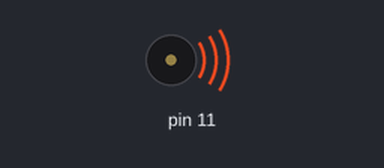
Bench run of a sketch on a simulated Arduino Uno, built with avr-gcc and run on an emulated ATmega328P. Shown: buzzer (waves = sounding).

Above: at 0.1 s.
At 27.2 s:
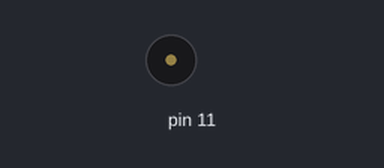
Timing chart, 0 to 28.7 s (numbered marks = the images above):
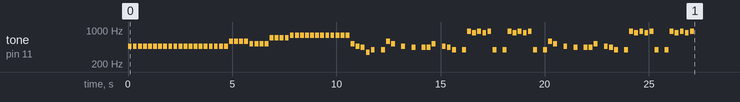

The sketch:

coffin_song.ino
```cpp
#include "pitches.h"

int melody[] = {
  NOTE_AS4, NOTE_AS4, NOTE_AS4, NOTE_AS4,
  NOTE_AS4, NOTE_AS4, NOTE_AS4, NOTE_AS4,
  NOTE_AS4, NOTE_AS4, NOTE_AS4, NOTE_AS4,
  NOTE_AS4, NOTE_AS4, NOTE_AS4, NOTE_AS4,
  NOTE_AS4, NOTE_AS4, NOTE_AS4, NOTE_AS4,
  NOTE_D5, NOTE_D5, NOTE_D5, NOTE_D5,
  NOTE_C5, NOTE_C5, NOTE_C5, NOTE_C5,
  NOTE_F5, NOTE_F5, NOTE_F5, NOTE_F5,
  NOTE_G5, NOTE_G5, NOTE_G5, NOTE_G5,
  NOTE_G5, NOTE_G5, NOTE_G5, NOTE_G5,
  NOTE_G5, NOTE_G5, NOTE_G5, NOTE_G5,
  NOTE_C5, NOTE_AS4, NOTE_A4, NOTE_F4,
  NOTE_G4, 0, NOTE_G4, NOTE_D5,
  NOTE_C5, 0, NOTE_AS4, 0,
  NOTE_A4, 0, NOTE_A4, NOTE_A4,
  NOTE_C5, 0, NOTE_AS4, NOTE_A4,
  NOTE_G4,0, NOTE_G4, NOTE_AS5,
  NOTE_A5, NOTE_AS5, NOTE_A5, NOTE_AS5,
  NOTE_G4,0, NOTE_G4, NOTE_AS5,
  NOTE_A5, NOTE_AS5, NOTE_A5, NOTE_AS5,
  NOTE_G4, 0, NOTE_G4, NOTE_D5,
  NOTE_C5, 0, NOTE_AS4, 0,
  NOTE_A4, 0, NOTE_A4, NOTE_A4,
  NOTE_C5, 0, NOTE_AS4, NOTE_A4,
  NOTE_G4,0, NOTE_G4, NOTE_AS5,
  NOTE_A5, NOTE_AS5, NOTE_A5, NOTE_AS5,
  NOTE_G4,0, NOTE_G4, NOTE_AS5,
  NOTE_A5, NOTE_AS5, NOTE_A5, NOTE_AS5
 };

// note durations: 4 = quarter note, 8 = eighth note, etc.:
int noteDurations[] = {
  4,4,4,4,
  4,4,4,4,
  4,4,4,4,
  4,4,4,4,
  4,4,4,4,
  4,4,4,4,
  4,4,4,4,
  4,4,4,4,
  4,4,4,4,
  4,4,4,4,
  4,4,4,4,
  4,4,4,4,
  4,4,4,4,
  4,4,4,4,
  4,4,4,4,
  4,4,4,4,
  4,4,4,4,
  4,4,4,4,
  4,4,4,4,
  4,4,4,4,
  4,4,4,4,
  4,4,4,4,
  4,4,4,4,
  4,4,4,4,
  4,4,4,4,
  4,4,4,4,
  4,4,4,4,
  4,4,4,4,
  };

void setup() {
  for (int thisNote = 0; thisNote < 112; thisNote++) {

    int noteDuration = 750 / noteDurations[thisNote];
    tone(11, melody[thisNote], noteDuration);

    int pauseBetweenNotes = noteDuration * 1.30;
    delay(pauseBetweenNotes);

    noTone(11);
  }
}

void loop() {
}
```
